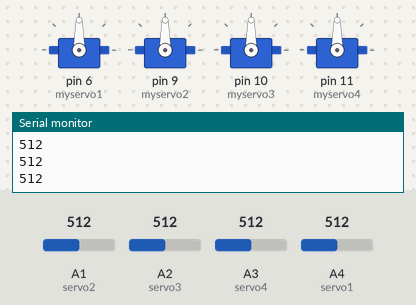
Recording of a sketch running on a simulated Arduino Uno, built with avr-gcc and run on an emulated ATmega328P. On the bench: 4 × servo, the last lines printed to the serial monitor. Inputs (shaded band) come from the test bench; at power-on: A1 (servo2) = 512, A2 (servo3) = 512, A3 (servo4) = 512, A4 (servo1) = 512.

Above: at 1.2 s.
1.3 s: A1 (servo2) set to 716
At 1.7 s:
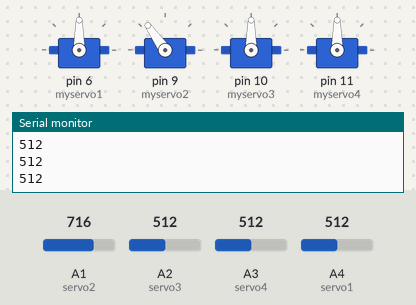
2.8 s: A2 (servo3) set to 306
At 4.0 s:
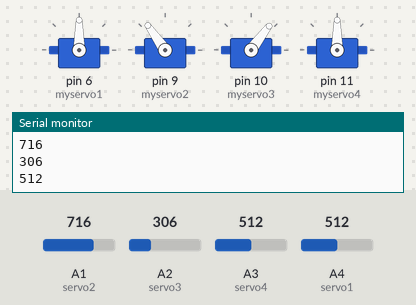
4.3 s: A3 (servo4) set to 992
At 5.0 s:
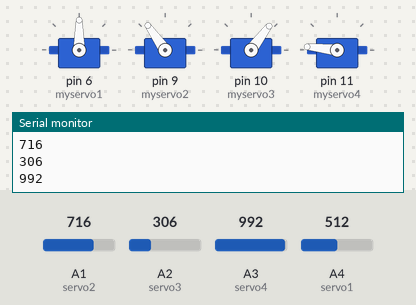
5.8 s: A4 (servo1) set to 716
At 6.8 s:
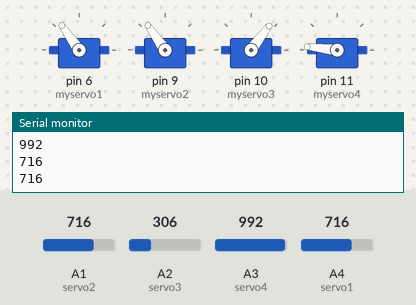
7.3 s: A2 (servo3) set to 30
At 7.7 s:
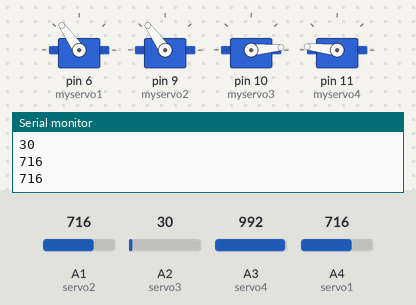
8.8 s: A1 (servo2) set to 30
At 9.8 s:
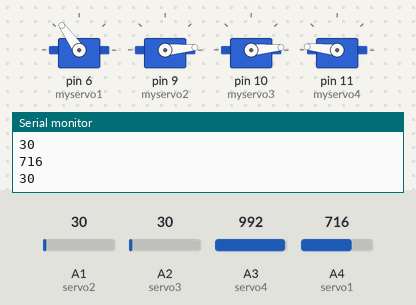
Timing chart, 0 to 11.3 s (numbered marks = the images above; inputs shaded):
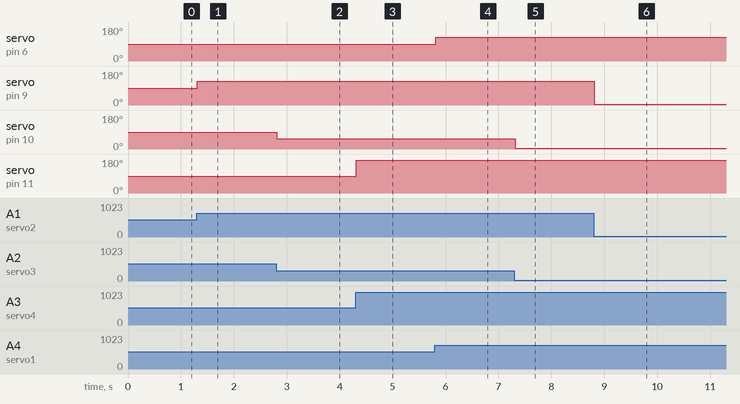

The sketch:

MultitaskServo.ino
```cpp
#include <Servo.h> //include servo library
Servo myservo1;
Servo myservo2;
Servo myservo3;
Servo myservo4;
int sensorValue1,sensorValue2,sensorValue3,sensorValue4;
int x,y,z,w;
//unsigned long currentMillis = 0;
unsigned long previousMillis1 = 0;
unsigned long previousMillis2 = 0;
unsigned long previousMillis3 = 0;
unsigned long previousMillis4 = 0;
unsigned long preiod1 = 10;
unsigned long preiod2 = 12;
unsigned long preiod3 = 15;
unsigned long preiod4 = 20;

void setup() {
 myservo1.attach(6); //use pin 7 for servo signal
 myservo2.attach(9);
 myservo3.attach(10);
 myservo4.attach(11);
 Serial.begin(9600);
}
void loop(){
  servo1();
  servo2();
  servo3();
  servo4();

}

void servo1(){

  if(millis() - previousMillis1 >= preiod1){
    previousMillis1 = millis(); //อัพเดตเวลา
    sensorValue1 = analogRead(A4);
    Serial.println(sensorValue1);
    x = map(sensorValue1,0,1023,0,180);
    myservo1.write(x);
   }
}
void servo2(){

  if(millis() - previousMillis2 >= preiod2){
    previousMillis2 = millis();//อัพเดตเวลา
    sensorValue2 = analogRead(A1);
    Serial.println(sensorValue2);
    y = map(sensorValue2,0,1023,0,180);
    myservo2.write(y);
   }
}
void servo3(){

  if(millis() - previousMillis3 >= preiod3){
    previousMillis3 = millis();//อัพเดตเวลา
    sensorValue3 = analogRead(A2);
    Serial.println(sensorValue3);
    z = map(sensorValue3,0,1023,0,180);
    myservo3.write(z);
   }
}
void servo4(){

  if(millis() - previousMillis4 >= preiod4){
    previousMillis4 = millis();//อัพเดตเวลา
    sensorValue4 = analogRead(A3);
    Serial.println(sensorValue4);
    w = map(sensorValue4,0,1023,0,180);
    myservo4.write(w);
   }
}
```

Measured:
- after the input at 1.3 s, servo on pin 9 (myservo2): 90° → 125° at once
- after the input at 2.8 s, servo on pin 10 (myservo3): 90° → 53° at once
- after the input at 4.3 s, servo on pin 11 (myservo4): 90° → 174° at once
- after the input at 5.8 s, servo on pin 6 (myservo1): 90° → 125° at once
- after the input at 7.3 s, servo on pin 10 (myservo3): 53° → 5° at once
- after the input at 8.8 s, servo on pin 9 (myservo2): 125° → 5° at once
